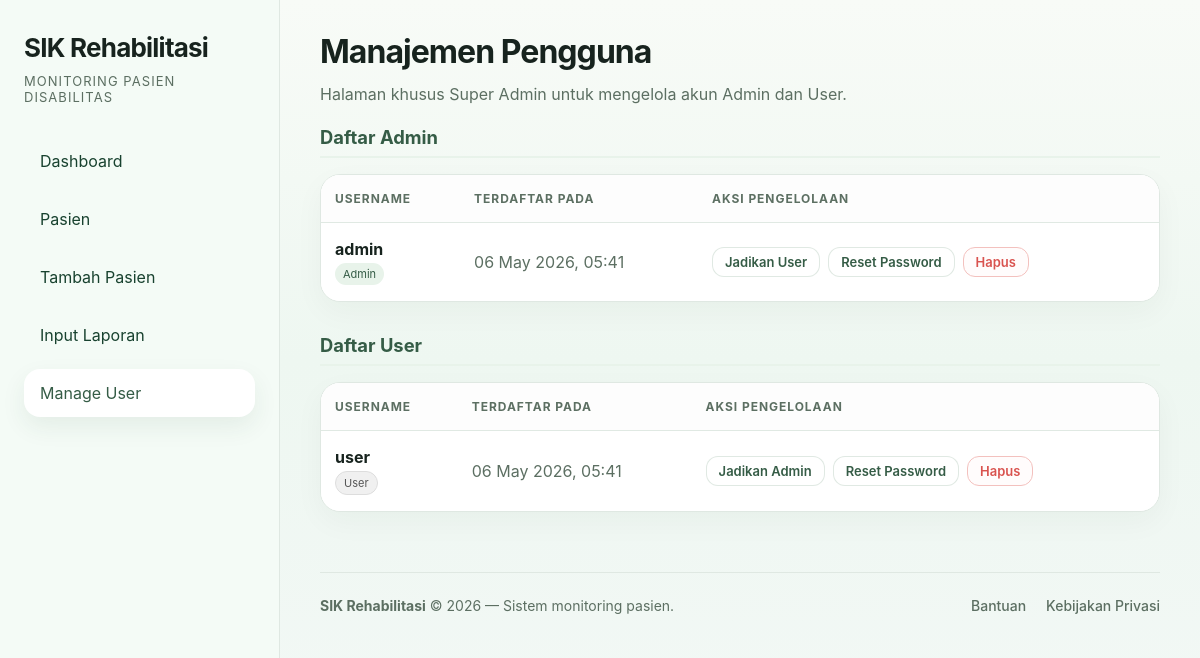
The page /manage-users.php (signed in) on the database its author committed.
### tables this page shows
CREATE TABLE IF NOT EXISTS users (
    id INT AUTO_INCREMENT PRIMARY KEY,
    username VARCHAR(50) NOT NULL UNIQUE,
    password VARCHAR(255) NOT NULL,
    role ENUM('super_admin', 'admin', 'user') NOT NULL DEFAULT 'user',
    created_at TIMESTAMP DEFAULT CURRENT_TIMESTAMP
);

### includes/functions.php (called while the page is built, shortened)
<?php
function h(?string $value): string
{
    return htmlspecialchars((string)$value, ENT_QUOTES, 'UTF-8');
}
?>

### manage-users.php (the view, shortened to what this page needs)
<?php
require 'includes/db.php';
require 'includes/functions.php';
$admins = $pdo->query("SELECT * FROM users WHERE role = 'admin' ORDER BY id DESC")->fetchAll();
$users = $pdo->query("SELECT * FROM users WHERE role = 'user' ORDER BY id DESC")->fetchAll();
require 'includes/header.php';
?>
<div class="page-title">
    <h2>Manajemen Pengguna</h2>
    <p>Halaman khusus Super Admin untuk mengelola akun Admin dan User.</p>
</div>
<section class="mt-18">
    <h3 class="section-title">Daftar Admin</h3>
    <div class="card" style="padding: 0; overflow: hidden;">
        <div class="table-wrapper" style="border: none; border-radius: 0;">
            <table class="table">
                <thead style="background: #fdfdfd;">
                    <tr>
                        <th>Username</th>
                        <th>Terdaftar Pada</th>
                        <th>Aksi Pengelolaan</th>
                    </tr>
                </thead>
                <tbody>
                    <?php if (empty($admins)): ?>
                        <tr><td colspan="3" style="text-align: center; color: var(--muted);">Tidak ada admin terdaftar.</td></tr>
                    <?php else: ?>
                        <?php foreach ($admins as $u): ?>
                        <tr>
                            <td>
                                <strong><?= h($u['username']) ?></strong><br>
                                <span class="badge" style="margin-top: 4px; padding: 4px 8px; font-size: 11px;">Admin</span>
                            </td>
                            <td class="muted"><?= h(date('d M Y, H:i', strtotime($u['created_at']))) ?></td>
                            <td>
                                <div style="display: flex; gap: 8px;">
                                    <form method="post" style="margin: 0;" onsubmit="return confirm('Turunkan pengguna ini menjadi User biasa?\nMereka tidak akan bisa menambah/mengubah data pasien lagi.')">
                                        <button type="submit" class="btn btn-secondary" style="padding: 6px 12px; font-size: 13px;">Jadikan User</button>
                                    </form>
                                    <button type="button" class="btn btn-secondary" style="padding: 6px 12px; font-size: 13px;" onclick="openPasswordModal(<?= $u['id'] ?>, '<?= h($u['username']) ?>')">Reset Password</button>
                                    <form method="post" style="margin: 0;" onsubmit="return confirm('PERINGATAN!\nAnda yakin ingin menghapus akun Admin ini secara permanen?')">
                                        <button type="submit" class="btn btn-secondary" style="padding: 6px 12px; font-size: 13px; color: var(--danger); border-color: #f3c1be; background: #fffcfc;">Hapus</button>
                                    </form>
                                </div>
                            </td>
                        </tr>
                        <?php endforeach; ?>
                    <?php endif; ?>
                </tbody>
            </table>
        </div>
    </div>
</section>
<section class="mt-18" style="margin-top: 32px;">
    <h3 class="section-title">Daftar User</h3>
    <div class="card" style="padding: 0; overflow: hidden;">
        <div class="table-wrapper" style="border: none; border-radius: 0;">
            <table class="table">
                <thead style="background: #fdfdfd;">
                    <tr>
                        <th>Username</th>
                        <th>Terdaftar Pada</th>
                        <th>Aksi Pengelolaan</th>
                    </tr>
                </thead>
                <tbody>
                    <?php if (empty($users)): ?>
                        <tr><td colspan="3" style="text-align: center; color: var(--muted);">Tidak ada user terdaftar.</td></tr>
                    <?php else: ?>
                        <?php foreach ($users as $u): ?>
                        <tr>
                            <td>
                                <strong><?= h($u['username']) ?></strong><br>
                                <span class="badge" style="margin-top: 4px; padding: 4px 8px; font-size: 11px; background: #f0f0f0; color: #555; border: 1px solid #ddd;">User</span>
                            </td>
                            <td class="muted"><?= h(date('d M Y, H:i', strtotime($u['created_at']))) ?></td>
                            <td>
                                <div style="display: flex; gap: 8px;">
                                    <form method="post" style="margin: 0;" onsubmit="return confirm('Naikkan pengguna ini menjadi Admin?\nMereka akan memiliki akses untuk menambah dan mengubah data medis.')">
                                        <button type="submit" class="btn btn-secondary" style="padding: 6px 12px; font-size: 13px;">Jadikan Admin</button>
                                    </form>
                                    <button type="button" class="btn btn-secondary" style="padding: 6px 12px; font-size: 13px;" onclick="openPasswordModal(<?= $u['id'] ?>, '<?= h($u['username']) ?>')">Reset Password</button>
                                    <form method="post" style="margin: 0;" onsubmit="return confirm('PERINGATAN!\nAnda yakin ingin menghapus akun User ini secara permanen?')">
                                        <button type="submit" class="btn btn-secondary" style="padding: 6px 12px; font-size: 13px; color: var(--danger); border-color: #f3c1be; background: #fffcfc;">Hapus</button>
                                    </form>
                                </div>
                            </td>
                        </tr>
                        <?php endforeach; ?>
                    <?php endif; ?>
                </tbody>
            </table>
        </div>
    </div>
</section>
<?php require 'includes/footer.php'; ?>

### css/style.css (style rules this page uses)
:root { --primary: #4a7d5d; --primary-dark: #355c46; --primary-light: #e8f3ea; --surface: #ffffff; --bg: #f7fbf8; --text: #17231e; --muted: #5c6f62; --border: #dfe8e2; --danger: #d9534f; --warning: #eb9a3d; --success: #2d8b55; --shadow: 0 10px 30px rgba(23, 39, 31, 0.04); }
* { box-sizing: border-box; }
html { scroll-behavior: smooth; }
body { margin: 0; min-height: 100vh; font-family: 'Inter', system-ui, -apple-system, BlinkMacSystemFont, 'Segoe UI', sans-serif; background: linear-gradient(180deg, #f8fbf7 0%, #eef7f1 45%, #f3f8f6 100%); color: var(--text); }
button, input, select, textarea { font: inherit; }
.main > * { animation: fadeInUp 0.5s cubic-bezier(0.2, 0.8, 0.2, 1) backwards; }
.main > *:nth-child(1) { animation-delay: 0.1s; }
.main > *:nth-child(2) { animation-delay: 0.2s; }
.main > *:nth-child(3) { animation-delay: 0.3s; }
.page-title h2 { margin: 0; font-size: clamp(2rem, 2.6vw, 3rem); letter-spacing: -0.03em; }
.page-title p { margin: 10px 0 0; color: var(--muted); max-width: 680px; line-height: 1.7; }
.badge { display: inline-flex; align-items: center; gap: 8px; padding: 8px 14px; border-radius: 999px; font-size: 13px; background: var(--primary-light); color: var(--primary-dark); }
.card { background: var(--surface); border: 1px solid var(--border); border-radius: 20px; padding: 28px; box-shadow: var(--shadow); transition: transform 0.3s ease, box-shadow 0.3s ease; }
.muted { color: var(--muted); }
.table-wrapper { overflow-x: auto; background: var(--surface); border-radius: 16px; border: 1px solid var(--border); }
.table { width: 100%; min-width: 720px; border-collapse: separate; border-spacing: 0; }
.table th, .table td { padding: 16px 14px; border-bottom: 1px solid rgba(223, 232, 226, 0.95); text-align: left; }
.table tbody tr:last-child td { border-bottom: none; }
.table th { color: var(--muted); font-size: 12px; text-transform: uppercase; letter-spacing: 0.08em; }
.section-title { font-size: 1.15rem; color: var(--primary-dark); margin: 24px 0 16px; border-bottom: 2px solid var(--primary-light); padding-bottom: 8px; }
.section-title:first-child { margin-top: 0; }
.btn { border: 0; border-radius: 12px; padding: 14px 18px; font-weight: 600; cursor: pointer; transition: transform 0.2s ease, background 0.2s ease, box-shadow 0.2s ease; }
.btn-secondary { background: #ffffff; border: 1px solid rgba(223, 232, 226, 0.95); color: var(--primary-dark); }
.mt-18 { margin-top: 18px; }

### rows shown on the page
users: username "admin", created_at "06 May 2026, 05:41"
users: username "user", created_at "06 May 2026, 05:41"
